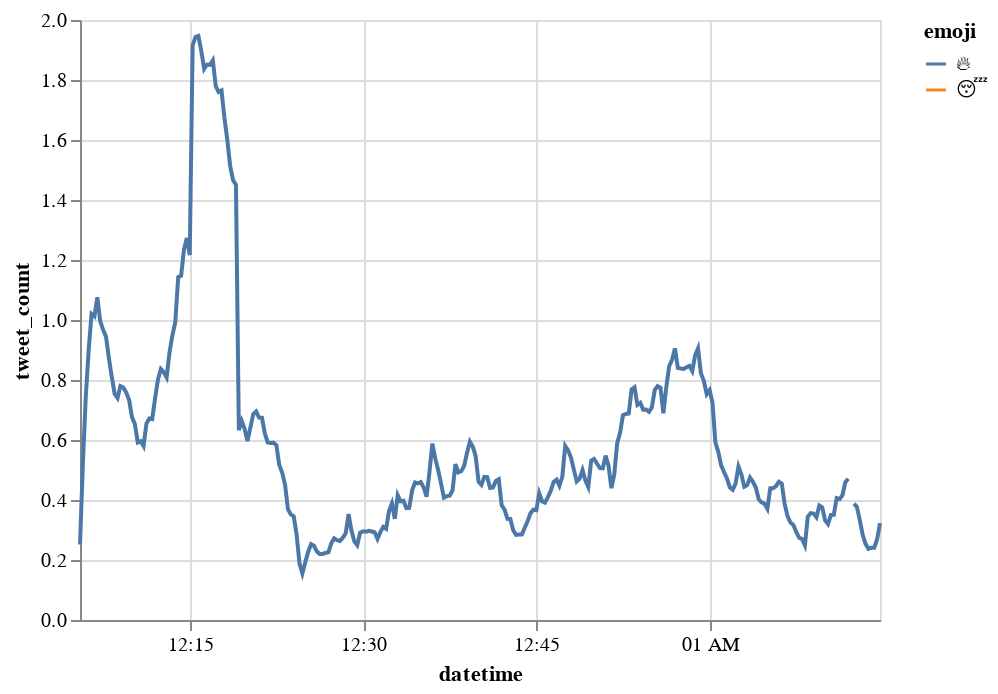

Write notebook code for a chart like this one.
### Markdown cell above
**Hint**

* You will have 2 selections. One for the emoji selection and one for the time selection. Ensure that these two interactions work independently before merging them together. 

* You can use multiple transform_filter, or use logical operand to chain multiple selections.

### Code cell
##TODO: replicate vis3

selectEmoji = alt.selection_single(
    fields = ['emoji'],
    name = 'emoji',
    bind = alt.binding_radio(options = list(df3['emoji'].unique()), name = 'emoji'),
    init = {"emoji":list(df3['emoji'].unique())[0]}
)

brush = alt.selection_interval(empty = 'none')
brushCondition = alt.condition(brush, alt.value(0.6), alt.value(0))

chart = alt.Chart(df3).mark_line().encode(
    alt.X('datetime:T', axis=alt.Axis(tickCount=5)),
    alt.Y('tweet_count:Q'),
    alt.Color('emoji:N')
)

chart = chart.add_selection(selectEmoji).encode(
    opacity = alt.condition(selectEmoji, alt.value(1), alt.value(0))
)

circles = alt.Chart(df3).mark_circle(color="black",opacity=0.7).encode(
    alt.X('datetime:T'),
    alt.Y('tweet_count:Q'),
    opacity = brushCondition
).add_selection(brush).transform_filter(selectEmoji)

chart + circles

### Figure 1 — Vega-Lite specification as saved in the notebook (floating-point values rounded to 4 significant figures; data arrays with more than 128 entries replaced by an {"elided": "..."} marker saying what was removed)
{"config": {"view": {"continuousWidth": 400, "continuousHeight": 300}}, "layer": [{"mark": "line", "encoding": {"color": {"type": "nominal", "field": "emoji"}, "opacity": {"condition": {"value": 1, "selection": "emoji"}, "value": 0}, "x": {"type": "temporal", "axis": {"tickCount": 5}, "field": "datetime"}, "y": {"type": "quantitative", "field": "tweet_count"}}, "selection": {"emoji": {"type": "single", "fields": ["emoji"], "bind": {"input": "radio", "options": ["🔥", "😴"], "name": "emoji"}, "init": {"emoji": "🔥"}}}}, {"mark": {"type": "circle", "color": "black", "opacity": 0.7}, "encoding": {"opacity": {"condition": {"value": 0.6, "selection": "selector006"}, "value": 0}, "x": {"type": "temporal", "field": "datetime"}, "y": {"type": "quantitative", "field": "tweet_count"}}, "selection": {"selector006": {"type": "interval", "empty": "none"}}, "transform": [{"filter": {"selection": "emoji"}}]}], "data": {"name": "data-9dc648c981a24a2263631372368f0bb0"}, "$schema": "https://vega.github.io/schema/vega-lite/v4.8.1.json", "datasets": {"data-9dc648c981a24a2263631372368f0bb0": {"elided": "556 records"}}}
